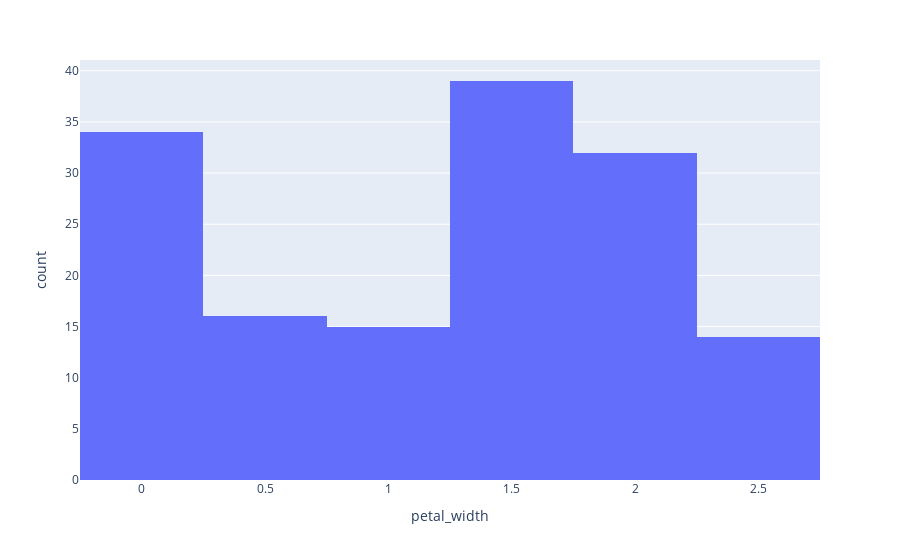

Notebook code cell kept with this figure:
### Code cell
fig = px.histogram(df, x='petal_width')
fig

### Figure 1 — Plotly figure (JSON) as saved in the notebook; plotly's stock layout.template omitted (floating-point values rounded to 4 significant figures; data arrays with more than 128 entries replaced by an {"elided": "..."} marker saying what was removed)
{"data": [{"alignmentgroup": "True", "bingroup": "x", "hovertemplate": "petal_width=%{x}<br>count=%{y}<extra></extra>", "legendgroup": "", "marker": {"color": "#636efa", "pattern": {"shape": ""}}, "name": "", "offsetgroup": "", "orientation": "v", "showlegend": false, "type": "histogram", "x": {"elided": "150 float values"}, "xaxis": "x", "yaxis": "y"}], "layout": {"barmode": "relative", "legend": {"tracegroupgap": 0}, "margin": {"t": 60}, "xaxis": {"anchor": "y", "domain": [0, 1], "title": {"text": "petal_width"}}, "yaxis": {"anchor": "x", "domain": [0, 1], "title": {"text": "count"}}}}
